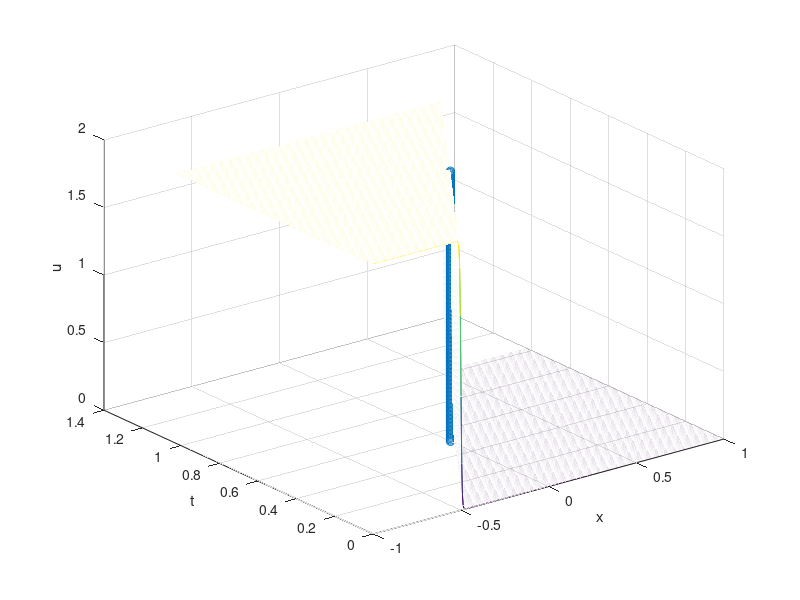

The MATLAB source for this figure:
% Don't put in the report
u = @(x,t,epsi) -tanh((x+0.5-t)/(2*epsi)) + 1;
x = linspace(-1,1,500);
t = linspace(0,2*(1.6037/pi),1000); % 1.6037/pi ~= 0.5105
[X,T] = meshgrid(x,t);
U = u(X,T,0.01/pi);
figure(1);
clf;
mesh(X,T,U); hold on;
dummypts = 0:0.01:2;
scatter3(0*ones(size(dummypts)),1.6037/pi*ones(size(dummypts)), dummypts); hold off;
xlabel('x'); ylabel('t'); zlabel('u');

